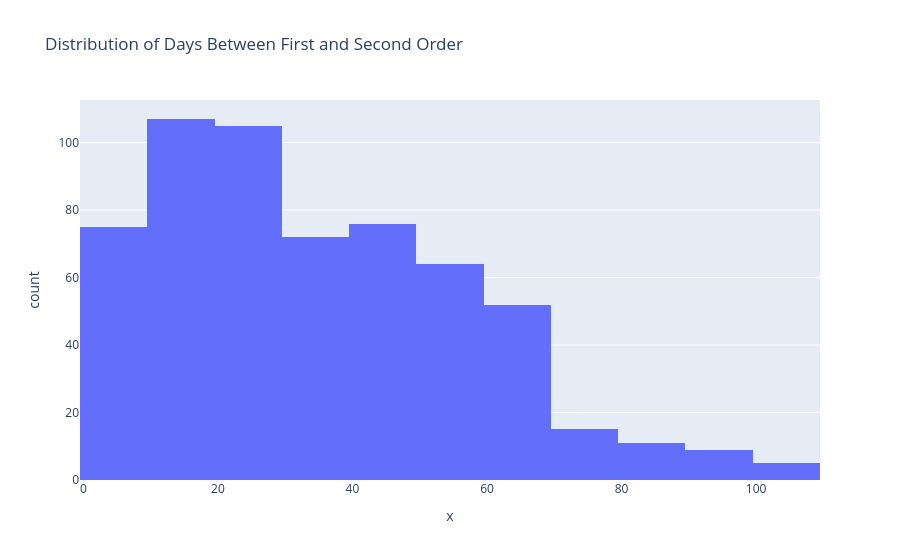

Notebook code for this chart:
### Markdown cell above
**Average Repurchase Cycle**

### Code cell
import plotly.express as px

fig = px.histogram(
    Order_gap,
    x=Order_gap,
    nbins=20,  # you can change number of bins
    title="Distribution of Days Between First and Second Order"
)

fig.show()

### Figure 1 — Plotly figure (JSON) as saved in the notebook; plotly's stock layout.template omitted (floating-point values rounded to 4 significant figures; data arrays with more than 128 entries replaced by an {"elided": "..."} marker saying what was removed)
{"data": [{"alignmentgroup": "True", "bingroup": "x", "hovertemplate": "x=%{x}<br>count=%{y}<extra></extra>", "legendgroup": "", "marker": {"color": "#636efa", "pattern": {"shape": ""}}, "name": "", "nbinsx": 20, "offsetgroup": "", "orientation": "v", "showlegend": false, "type": "histogram", "x": {"elided": "591 int values"}, "xaxis": "x", "yaxis": "y"}], "layout": {"barmode": "relative", "legend": {"tracegroupgap": 0}, "title": {"text": "Distribution of Days Between First and Second Order"}, "xaxis": {"anchor": "y", "domain": [0, 1], "title": {"text": "x"}}, "yaxis": {"anchor": "x", "domain": [0, 1], "title": {"text": "count"}}}}
